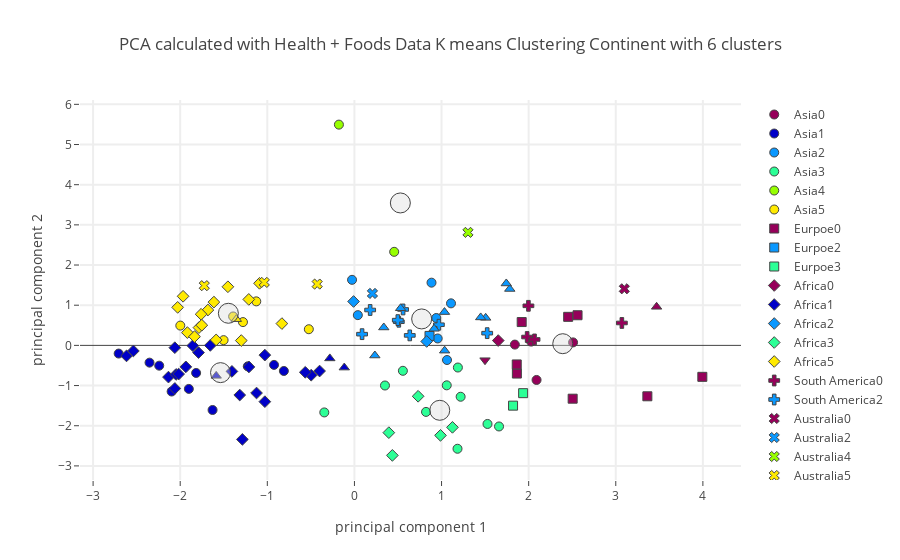

Here is the notebook cell this chart was saved with:
### Code cell
plot_plotly(protein_group_merged_stunting_ow_master_df,"Continent",continent_centers_health,6,"Health + Foods",'')

### Figure 1 — Plotly figure (JSON) as saved in the notebook; plotly's stock layout.template omitted (floating-point values rounded to 4 significant figures)
{"data": [{"marker": {"color": "rgb(150,0,90)", "line": {"width": 1}, "size": 9, "symbol": 0}, "mode": "markers", "name": "Asia0", "text": ["Armenia", "Kazakhstan", "Kuwait", "Mongolia"], "type": "scatter", "uid": "bef0383a-1fe2-44fb-8c71-3dccdbd1a981", "x": [2.091, 2.51, 2.029, 1.842], "y": [-0.8608, 0.07444, 0.09389, 0.01944]}, {"marker": {"color": "rgb(0,0,200)", "line": {"width": 1}, "size": 9, "symbol": 0}, "mode": "markers", "name": "Asia1", "text": ["Afghanistan", "Bangladesh", "India", "Indonesia", "Lao People's Democratic Republic", "Nepal", "Pakistan", "Tajikistan", "Timor-Leste", "Yemen"], "type": "scatter", "uid": "2e83dfd2-9ef2-4924-8f22-199e844fde5c", "x": [-1.629, -2.241, -1.817, -1.224, -2.352, -1.901, -0.81, -0.9231, -2.706, -2.099], "y": [-1.608, -0.5048, -0.6863, -0.5226, -0.4297, -1.083, -0.637, -0.4854, -0.2039, -1.149]}, {"marker": {"color": "rgb(10,152,255)", "line": {"width": 1}, "size": 9, "symbol": 0}, "mode": "markers", "name": "Asia2", "text": ["Brunei Darussalam", "China", "Malaysia", "Oman", "Republic of Korea", "Saudi Arabia", "Thailand"], "type": "scatter", "uid": "516eadb7-c21d-43a2-a738-68986f66ba26", "x": [1.109, 0.9558, -0.02738, 0.9397, 0.8848, 1.063, 0.03895], "y": [1.046, 0.172, 1.632, 0.6818, 1.561, -0.3642, 0.7529]}, {"marker": {"color": "rgb(44,255,150)", "line": {"width": 1}, "size": 9, "symbol": 0}, "mode": "markers", "name": "Asia3", "text": ["Azerbaijan", "Georgia", "Iran (Islamic Republic of)", "Iraq", "Jordan", "Kyrgyzstan", "Lebanon", "Turkey", "Turkmenistan", "Uzbekistan"], "type": "scatter", "uid": "e0fbc341-42fe-4e14-98f4-17bef4df9d1a", "x": [1.183, 1.66, 0.3506, -0.3461, 0.5563, 1.06, 1.187, 1.528, 1.219, 0.8219], "y": [-2.573, -2.018, -0.9991, -1.669, -0.633, -0.9944, -0.5512, -1.956, -1.279, -1.656]}, {"marker": {"color": "rgb(151,255,0)", "line": {"width": 1}, "size": 9, "symbol": 0}, "mode": "markers", "name": "Asia4", "text": ["Japan", "Maldives"], "type": "scatter", "uid": "dc977abf-68f1-48da-a158-8ea0d7b48c7a", "x": [0.4562, -0.1782], "y": [2.329, 5.495]}, {"marker": {"color": "rgb(255,234,0)", "line": {"width": 1}, "size": 9, "symbol": 0}, "mode": "markers", "name": "Asia5", "text": ["Cambodia", "Democratic People's Republic of Korea", "Myanmar", "Philippines", "Sri Lanka", "Viet Nam"], "type": "scatter", "uid": "9bd40a9d-dac4-480b-9494-93445a6cf7a8", "x": [-1.999, -1.502, -1.127, -1.392, -1.28, -0.5235], "y": [0.4925, 0.1303, 1.096, 0.719, 0.5799, 0.4022]}, {"marker": {"color": "rgb(150,0,90)", "line": {"width": 1}, "size": 9, "symbol": 1}, "mode": "markers", "name": "Eurpoe0", "text": ["Albania", "Belarus", "Bulgaria", "Czechia", "Germany", "Montenegro", "Serbia", "Ukraine"], "type": "scatter", "uid": "852196e2-c066-4e2d-83fc-5b330f51a733", "x": [3.363, 2.454, 1.865, 1.92, 2.561, 3.994, 1.863, 2.505], "y": [-1.267, 0.7105, -0.7013, 0.5804, 0.7503, -0.783, -0.4745, -1.327]}, {"marker": {"color": "rgb(0,0,200)", "line": {"width": 1}, "size": 9, "symbol": 1}, "mode": "markers", "name": "Eurpoe1", "text": [], "type": "scatter", "uid": "30f36b01-45c0-411c-a8cb-27e8afed7dca", "x": [], "y": []}, {"marker": {"color": "rgb(10,152,255)", "line": {"width": 1}, "size": 9, "symbol": 1}, "mode": "markers", "name": "Eurpoe2", "text": ["Republic of Moldova"], "type": "scatter", "uid": "edac6d3c-4934-4b2b-8ceb-44f3280c5c44", "x": [0.8618], "y": [0.2355]}, {"marker": {"color": "rgb(44,255,150)", "line": {"width": 1}, "size": 9, "symbol": 1}, "mode": "markers", "name": "Eurpoe3", "text": ["Bosnia and Herzegovina", "Romania"], "type": "scatter", "uid": "76851810-7f10-44fd-81d8-4986185b02d5", "x": [1.821, 1.937], "y": [-1.5, -1.189]}, {"marker": {"color": "rgb(151,255,0)", "line": {"width": 1}, "size": 9, "symbol": 1}, "mode": "markers", "name": "Eurpoe4", "text": [], "type": "scatter", "uid": "284f4135-a684-4946-9346-7a217524616a", "x": [], "y": []}, {"marker": {"color": "rgb(255,234,0)", "line": {"width": 1}, "size": 9, "symbol": 1}, "mode": "markers", "name": "Eurpoe5", "text": [], "type": "scatter", "uid": "6a7f67cd-16ed-46e8-85c8-d8950c933820", "x": [], "y": []}, {"marker": {"color": "rgb(150,0,90)", "line": {"width": 1}, "size": 9, "symbol": 2}, "mode": "markers", "name": "Africa0", "text": ["Sudan"], "type": "scatter", "uid": "56655be4-c607-4b14-b832-90fc9dae032d", "x": [1.651], "y": [0.1204]}, {"marker": {"color": "rgb(0,0,200)", "line": {"width": 1}, "size": 9, "symbol": 2}, "mode": "markers", "name": "Africa1", "text": ["Botswana", "Burkina Faso", "Chad", "Djibouti", "Ethiopia", "Gambia", "Guinea", "Guinea-Bissau", "Kenya", "Lesotho", "Madagascar", "Malawi", "Mali", "Mauritania", "Mozambique", "Niger", "Nigeria", "Eswatini", "Togo", "Zambia", "Zimbabwe"], "type": "scatter", "uid": "fd22c347-401b-4819-9420-8c265688f909", "x": [-0.3999, -1.317, -2.135, -1.124, -2.062, -1.406, -1.79, -1.655, -1.028, -1.286, -2.616, -2.048, -1.028, -0.4965, -2.062, -2.018, -2.538, -0.5644, -1.856, -1.935, -1.211], "y": [-0.6384, -1.236, -0.7897, -1.186, -1.072, -0.6479, -0.1801, -0.0003974, -0.2425, -2.34, -0.2618, -0.724, -1.401, -0.7427, -0.05744, -0.7139, -0.1392, -0.67, -0.006796, -0.5347, -0.5367]}, {"marker": {"color": "rgb(10,152,255)", "line": {"width": 1}, "size": 9, "symbol": 2}, "mode": "markers", "name": "Africa2", "text": ["Gabon", "Mauritius"], "type": "scatter", "uid": "e6a47950-2068-4c2f-9aab-96cb807d2536", "x": [-0.00999, 0.8297], "y": [1.093, 0.09742]}, {"marker": {"color": "rgb(44,255,150)", "line": {"width": 1}, "size": 9, "symbol": 2}, "mode": "markers", "name": "Africa3", "text": ["Algeria", "Egypt", "Morocco", "South Africa", "Tunisia"], "type": "scatter", "uid": "277ab641-3073-49c5-abf4-72980a154503", "x": [0.988, 0.4355, 0.395, 0.7311, 1.125], "y": [-2.24, -2.738, -2.172, -1.267, -2.041]}, {"marker": {"color": "rgb(151,255,0)", "line": {"width": 1}, "size": 9, "symbol": 2}, "mode": "markers", "name": "Africa4", "text": [], "type": "scatter", "uid": "49828139-8658-4ffa-ba6b-10a20292b909", "x": [], "y": []}, {"marker": {"color": "rgb(255,234,0)", "line": {"width": 1}, "size": 9, "symbol": 2}, "mode": "markers", "name": "Africa5", "text": ["Angola", "Benin", "Cameroon", "Central African Republic", "Congo", "Côte d'Ivoire", "Ghana", "Liberia", "Namibia", "Rwanda", "Sao Tome and Principe", "Senegal", "Sierra Leone", "Uganda", "United Republic of Tanzania"], "type": "scatter", "uid": "88879bee-eb2f-4edd-b0b1-2f77711ca3b6", "x": [-1.682, -1.785, -1.587, -1.967, -1.09, -1.76, -1.453, -1.918, -0.8327, -2.029, -1.213, -1.299, -1.752, -1.613, -1.836], "y": [0.8798, 0.4422, 0.1363, 1.222, 1.545, 0.7755, 1.459, 0.3176, 0.5429, 0.9464, 1.144, 0.1201, 0.5024, 1.077, 0.2185]}, {"marker": {"color": "rgb(150,0,90)", "line": {"width": 1}, "size": 9, "symbol": 3}, "mode": "markers", "name": "South America0", "text": ["Argentina", "Brazil", "Chile", "Uruguay"], "type": "scatter", "uid": "f2a4968f-843a-437d-a2a6-9ab6deb20b7b", "x": [3.07, 1.997, 1.982, 2.067], "y": [0.5579, 0.9849, 0.2082, 0.1477]}, {"marker": {"color": "rgb(0,0,200)", "line": {"width": 1}, "size": 9, "symbol": 3}, "mode": "markers", "name": "South America1", "text": [], "type": "scatter", "uid": "bf876d57-0f2a-49d5-8ff0-d92b29e8ffa8", "x": [], "y": []}, {"marker": {"color": "rgb(10,152,255)", "line": {"width": 1}, "size": 9, "symbol": 3}, "mode": "markers", "name": "South America2", "text": ["Bolivia (Plurinational State of)", "Colombia", "Ecuador", "Guyana", "Paraguay", "Peru", "Suriname", "Venezuela (Bolivarian Republic of)"], "type": "scatter", "uid": "a310b6d9-6c0a-4f0b-a95c-a8ada995aa8c", "x": [0.6352, 0.5584, 0.5094, 0.4978, 1.524, 0.08766, 0.1804, 0.9693], "y": [0.2486, 0.8943, 0.5888, 0.6285, 0.3043, 0.2794, 0.8808, 0.5141]}, {"marker": {"color": "rgb(44,255,150)", "line": {"width": 1}, "size": 9, "symbol": 3}, "mode": "markers", "name": "South America3", "text": [], "type": "scatter", "uid": "6294e8dd-1e62-4d07-b4df-4d576d2625ec", "x": [], "y": []}, {"marker": {"color": "rgb(151,255,0)", "line": {"width": 1}, "size": 9, "symbol": 3}, "mode": "markers", "name": "South America4", "text": [], "type": "scatter", "uid": "7f191c45-1d1a-4912-949d-11a07f7b7d6e", "x": [], "y": []}, {"marker": {"color": "rgb(255,234,0)", "line": {"width": 1}, "size": 9, "symbol": 3}, "mode": "markers", "name": "South America5", "text": [], "type": "scatter", "uid": "e75a5201-5a48-40ba-aef9-cf3a5aeb47bd", "x": [], "y": []}, {"marker": {"color": "rgb(150,0,90)", "line": {"width": 1}, "size": 9, "symbol": 4}, "mode": "markers", "name": "Australia0", "text": ["Australia"], "type": "scatter", "uid": "b7b64610-f91f-4efd-83d7-4eb8180bca0e", "x": [3.098], "y": [1.409]}, {"marker": {"color": "rgb(0,0,200)", "line": {"width": 1}, "size": 9, "symbol": 4}, "mode": "markers", "name": "Australia1", "text": [], "type": "scatter", "uid": "0461c1bb-935f-4bf0-a6bf-61e17a02c11c", "x": [], "y": []}, {"marker": {"color": "rgb(10,152,255)", "line": {"width": 1}, "size": 9, "symbol": 4}, "mode": "markers", "name": "Australia2", "text": ["Fiji"], "type": "scatter", "uid": "fbcc8f05-33a5-4bc6-92f3-89f3ad0d38e4", "x": [0.2066], "y": [1.293]}, {"marker": {"color": "rgb(44,255,150)", "line": {"width": 1}, "size": 9, "symbol": 4}, "mode": "markers", "name": "Australia3", "text": [], "type": "scatter", "uid": "0c76f418-7a01-4620-967f-d65e8be8d4ab", "x": [], "y": []}, {"marker": {"color": "rgb(151,255,0)", "line": {"width": 1}, "size": 9, "symbol": 4}, "mode": "markers", "name": "Australia4", "text": ["Samoa"], "type": "scatter", "uid": "1cc0d1a2-7ec1-43bf-a10b-879ee4eb3b82", "x": [1.303], "y": [2.813]}, {"marker": {"color": "rgb(255,234,0)", "line": {"width": 1}, "size": 9, "symbol": 4}, "mode": "markers", "name": "Australia5", "text": ["Kiribati", "Solomon Islands", "Vanuatu"], "type": "scatter", "uid": "a49755fb-7c81-494c-99ea-2f01d774f46d", "x": [-0.4276, -1.724, -1.035], "y": [1.526, 1.486, 1.568]}, {"marker": {"color": "rgb(150,0,90)", "line": {"width": 1}, "size": 9, "symbol": 5}, "mode": "markers", "name": "North America0", "text": ["United States of America"], "type": "scatter", "uid": "7d811987-56b3-4e50-a67b-0e3ee36a4e06", "x": [3.469], "y": [0.9598]}, {"marker": {"color": "rgb(0,0,200)", "line": {"width": 1}, "size": 9, "symbol": 5}, "mode": "markers", "name": "North America1", "text": ["Guatemala", "Honduras", "Nicaragua"], "type": "scatter", "uid": "9da1c029-9144-4950-ab50-156c0fca7174", "x": [-1.587, -0.2824, -0.1164], "y": [-0.7588, -0.3243, -0.5526]}, {"marker": {"color": "rgb(10,152,255)", "line": {"width": 1}, "size": 9, "symbol": 5}, "mode": "markers", "name": "North America2", "text": ["Barbados", "Belize", "Costa Rica", "Dominican Republic", "El Salvador", "Jamaica", "Mexico", "Panama", "Saint Lucia", "Trinidad and Tobago"], "type": "scatter", "uid": "b91e63a0-d7da-42fa-bed5-3d215faaf363", "x": [1.783, 0.3369, 1.507, 0.5301, 0.2343, 1.034, 1.035, 0.9149, 1.743, 1.449], "y": [1.404, 0.4458, 0.685, 0.9246, -0.2521, 0.8288, -0.1313, 0.4126, 1.541, 0.6957]}, {"marker": {"color": "rgb(44,255,150)", "line": {"width": 1}, "size": 9, "symbol": 5}, "mode": "markers", "name": "North America3", "text": [], "type": "scatter", "uid": "5e29f2aa-cf6f-47e5-b918-fbba44d252ea", "x": [], "y": []}, {"marker": {"color": "rgb(151,255,0)", "line": {"width": 1}, "size": 9, "symbol": 5}, "mode": "markers", "name": "North America4", "text": [], "type": "scatter", "uid": "a7f8a6d2-a1a8-4f5e-a204-51929d96cbb2", "x": [], "y": []}, {"marker": {"color": "rgb(255,234,0)", "line": {"width": 1}, "size": 9, "symbol": 5}, "mode": "markers", "name": "North America5", "text": ["Haiti"], "type": "scatter", "uid": "4c49467b-adb2-4518-9a9a-b20adcefb6b7", "x": [-1.355], "y": [0.6523]}, {"marker": {"color": "rgb(150,0,90)", "line": {"width": 1}, "size": 9, "symbol": 6}, "mode": "markers", "name": "Europe0", "text": ["Republic of North Macedonia"], "type": "scatter", "uid": "fd932e13-6b0e-4e23-bc81-34a7adfaef46", "x": [1.499], "y": [-0.3689]}, {"marker": {"color": "rgb(0,0,200)", "line": {"width": 1}, "size": 9, "symbol": 6}, "mode": "markers", "name": "Europe1", "text": [], "type": "scatter", "uid": "df95cc89-74cb-4380-a297-a4ac89b696bc", "x": [], "y": []}, {"marker": {"color": "rgb(10,152,255)", "line": {"width": 1}, "size": 9, "symbol": 6}, "mode": "markers", "name": "Europe2", "text": [], "type": "scatter", "uid": "6b1f7452-fdc4-4eae-b000-14a754d01a2b", "x": [], "y": []}, {"marker": {"color": "rgb(44,255,150)", "line": {"width": 1}, "size": 9, "symbol": 6}, "mode": "markers", "name": "Europe3", "text": [], "type": "scatter", "uid": "be7a0435-abf5-40c0-8247-b31412fedf2f", "x": [], "y": []}, {"marker": {"color": "rgb(151,255,0)", "line": {"width": 1}, "size": 9, "symbol": 6}, "mode": "markers", "name": "Europe4", "text": [], "type": "scatter", "uid": "328a171b-f6a5-4adc-ba2c-ea124a597999", "x": [], "y": []}, {"marker": {"color": "rgb(255,234,0)", "line": {"width": 1}, "size": 9, "symbol": 6}, "mode": "markers", "name": "Europe5", "text": [], "type": "scatter", "uid": "28a9cf2e-99cd-4ae6-ab98-d1ca65063c7f", "x": [], "y": []}, {"marker": {"color": "rgba(220, 220, 220, .4)", "line": {"width": 1}, "size": 20}, "mode": "markers", "name": "Center", "type": "scatter", "uid": "018d2ddf-2e1b-4563-9af7-5f7bdfbb060c", "x": [2.391, -1.537, 0.7718, 0.9795, 0.5271, -1.447], "y": [0.04168, -0.6784, 0.6584, -1.616, 3.546, 0.7992]}], "layout": {"hovermode": "closest", "showlegend": true, "title": {"text": "PCA calculated with Health + Foods Data K means Clustering Continent with 6 clusters"}, "xaxis": {"gridwidth": 2, "ticklen": 5, "title": {"text": "principal component 1"}, "zeroline": false}, "yaxis": {"gridwidth": 2, "ticklen": 5, "title": {"text": "principal component 2"}}}}
